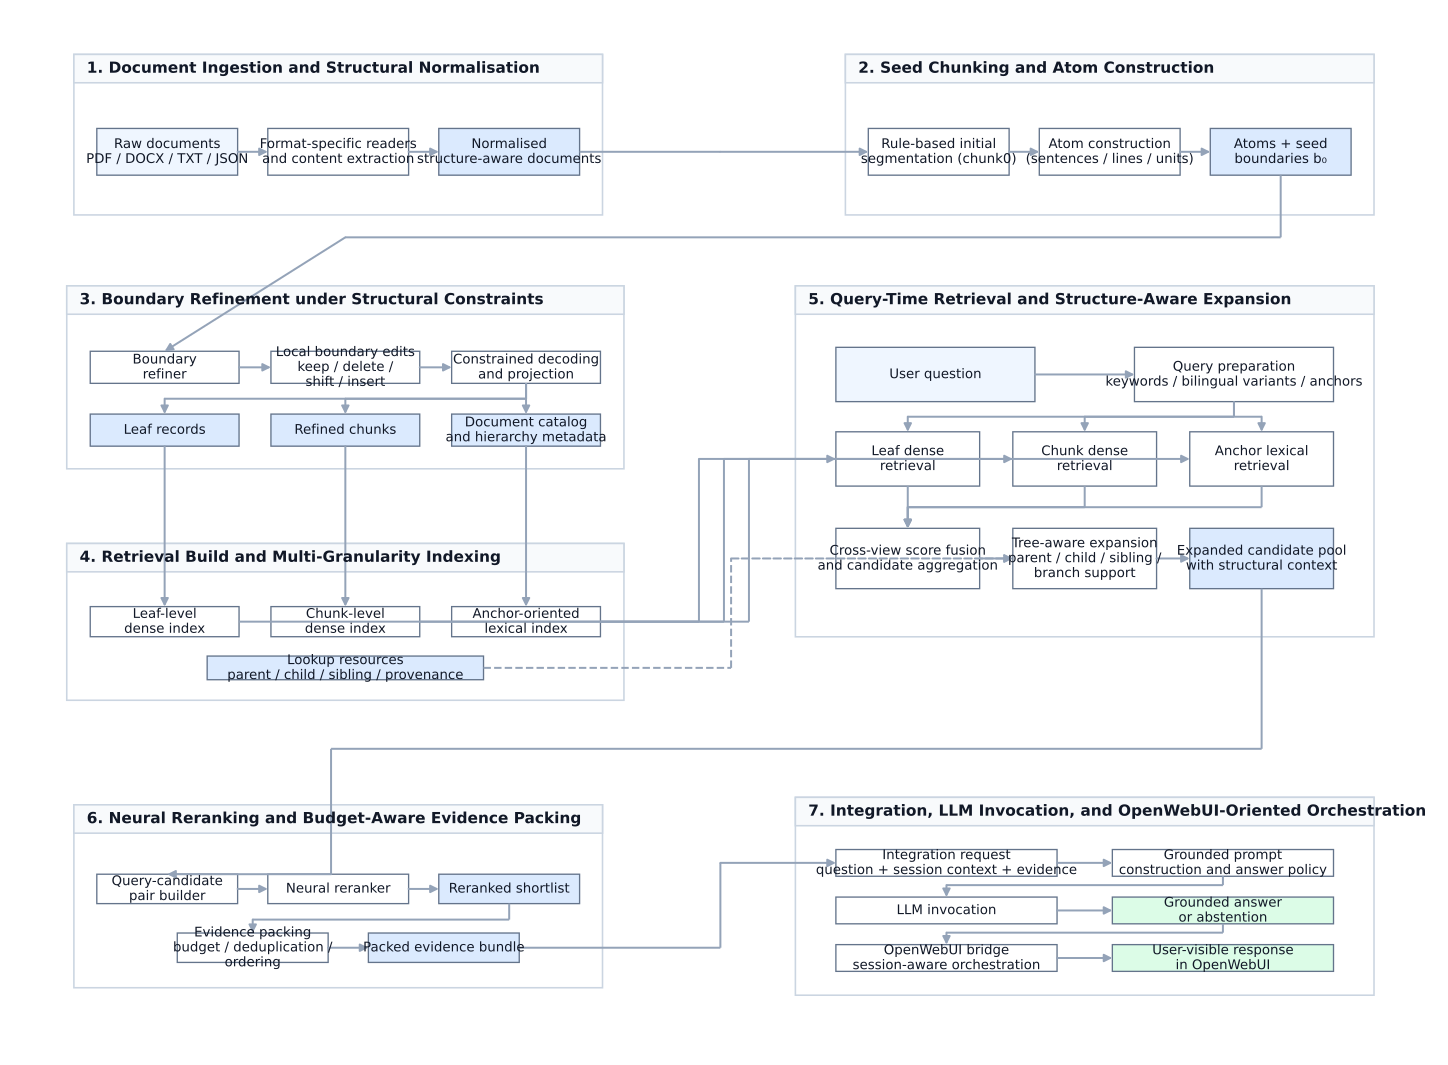

Python code for this plot:
import matplotlib.pyplot as plt
from matplotlib.patches import Rectangle, Polygon
import numpy as np

EDGE = "#94A3B8"
BORDER = "#CBD5E1"
TEXT = "#111827"
TITLE_BG = "#F8FAFC"
PROCESS_BG = "#FFFFFF"
ARTEFACT_BG = "#DBEAFE"
QUERY_BG = "#EFF6FF"
FINAL_BG = "#DCFCE7"

LW_BOX = 1.2
LW_EDGE = 1.35
TITLE_H = 0.38

fig, ax = plt.subplots(figsize=(16, 10.5))
ax.set_xlim(0, 20)
ax.set_ylim(0, 14)
ax.axis("off")

panels = {}
boxes = {}

def draw_panel(key, x, y, w, h, title):
    outer = Rectangle((x, y), w, h, linewidth=LW_BOX, edgecolor=BORDER, facecolor="white")
    band = Rectangle((x, y + h - TITLE_H), w, TITLE_H, linewidth=LW_BOX, edgecolor=BORDER, facecolor=TITLE_BG)
    ax.add_patch(outer)
    ax.add_patch(band)
    ax.text(x + 0.18, y + h - TITLE_H / 2, title, ha="left", va="center",
            fontsize=11.5, fontweight="bold", color=TEXT)
    panels[key] = {
        "x": x, "y": y, "w": w, "h": h,
        "cx": x + 0.22, "cy": y + 0.18,
        "cw": w - 0.44, "ch": h - TITLE_H - 0.32,
    }

def add_box(panel_key, box_key, rx, ry, rw, rh, label, fill, fontsize=9.4):
    p = panels[panel_key]
    x = p["cx"] + rx * p["cw"]
    y = p["cy"] + ry * p["ch"]
    w = rw * p["cw"]
    h = rh * p["ch"]
    rect = Rectangle((x, y), w, h, linewidth=1.0, edgecolor="#64748B", facecolor=fill)
    ax.add_patch(rect)
    ax.text(x + w/2, y + h/2, label, ha="center", va="center", fontsize=fontsize,
            color=TEXT, linespacing=1.02)
    boxes[f"{panel_key}.{box_key}"] = {"x": x, "y": y, "w": w, "h": h}


def edge_point(name, side, frac=0.5):
    b = boxes[name]
    if side == "n":
        return (b["x"] + frac * b["w"], b["y"] + b["h"])
    if side == "s":
        return (b["x"] + frac * b["w"], b["y"])
    if side == "e":
        return (b["x"] + b["w"], b["y"] + frac * b["h"])
    if side == "w":
        return (b["x"], b["y"] + frac * b["h"])
    raise ValueError(side)


def draw_polyline(points, color=EDGE, lw=LW_EDGE, dashed=False, head=True):
    ls = "--" if dashed else "-"
    pts = list(points)
    if len(pts) < 2:
        return

    if head:
        a = np.array(pts[-2], float)
        b = np.array(pts[-1], float)
        v = b - a
        L = np.hypot(v[0], v[1])
        if L == 0:
            return
        u = v / L
        head_len = 0.13
        head_w = 0.10
        pre = b - u * head_len
        pts2 = pts[:-1] + [tuple(pre)]
        for p, q in zip(pts2[:-1], pts2[1:]):
            ax.plot([p[0], q[0]], [p[1], q[1]], color=color, lw=lw, linestyle=ls, solid_capstyle="butt")
        perp = np.array([-u[1], u[0]])
        base1 = pre + perp * (head_w / 2)
        base2 = pre - perp * (head_w / 2)
        poly = Polygon([tuple(b), tuple(base1), tuple(base2)], closed=True, facecolor=color, edgecolor=color)
        ax.add_patch(poly)
    else:
        for p, q in zip(pts[:-1], pts[1:]):
            ax.plot([p[0], q[0]], [p[1], q[1]], color=color, lw=lw, linestyle=ls, solid_capstyle="butt")

# Panels
draw_panel("p1", 0.95, 11.20, 7.10, 2.10, "1. Document Ingestion and Structural Normalisation")
draw_panel("p2", 11.95, 11.20, 7.10, 2.10, "2. Seed Chunking and Atom Construction")
draw_panel("p3", 0.85, 7.85, 7.55, 2.55, "3. Boundary Refinement under Structural Constraints")
draw_panel("p4", 0.85, 4.90, 7.55, 2.10, "4. Retrieval Build and Multi-Granularity Indexing")
draw_panel("p5", 11.05, 5.45, 7.95, 4.95, "5. Query-Time Retrieval and Structure-Aware Expansion")
draw_panel("p6", 0.95, 0.90, 7.10, 2.55, "6. Neural Reranking and Budget-Aware Evidence Packing")
draw_panel("p7", 11.05, 0.90, 7.95, 2.55, "7. Integration, LLM Invocation, and OpenWebUI-Oriented Orchestration")

# Boxes
add_box("p1", "raw",     0.02, 0.22, 0.28, 0.44, "Raw documents\nPDF / DOCX / TXT / JSON", QUERY_BG, 9.3)
add_box("p1", "readers", 0.36, 0.22, 0.30, 0.44, "Format-specific readers\nand content extraction", PROCESS_BG, 9.0)
add_box("p1", "norm",    0.72, 0.22, 0.26, 0.44, "Normalised\nstructure-aware documents", ARTEFACT_BG, 9.2)

add_box("p2", "chunk0",  0.02, 0.22, 0.28, 0.44, "Rule-based initial\nsegmentation (chunk0)", PROCESS_BG, 9.0)
add_box("p2", "atomise", 0.36, 0.22, 0.30, 0.44, "Atom construction\n(sentences / lines / units)", PROCESS_BG, 9.0)
add_box("p2", "b0",      0.72, 0.22, 0.26, 0.44, "Atoms + seed\nboundaries b₀", ARTEFACT_BG, 9.2)

add_box("p3", "refiner", 0.02, 0.56, 0.28, 0.24, "Boundary\nrefiner", PROCESS_BG, 9.3)
add_box("p3", "edits",   0.35, 0.53, 0.31, 0.29, "Local boundary edits\nkeep / delete /\nshift / insert", PROCESS_BG, 8.8)
add_box("p3", "decode",  0.70, 0.56, 0.28, 0.24, "Constrained decoding\nand projection", PROCESS_BG, 9.0)
add_box("p3", "leaf",    0.02, 0.08, 0.28, 0.23, "Leaf records", ARTEFACT_BG, 9.3)
add_box("p3", "chunks",  0.35, 0.08, 0.28, 0.23, "Refined chunks", ARTEFACT_BG, 9.3)
add_box("p3", "catalog", 0.67, 0.08, 0.31, 0.23, "Document catalog\nand hierarchy metadata", ARTEFACT_BG, 8.5)

add_box("p4", "leaf_idx",   0.02, 0.50, 0.28, 0.26, "Leaf-level\ndense index", PROCESS_BG, 9.1)
add_box("p4", "chunk_idx",  0.35, 0.50, 0.28, 0.26, "Chunk-level\ndense index", PROCESS_BG, 9.1)
add_box("p4", "anchor_idx", 0.68, 0.50, 0.30, 0.26, "Anchor-oriented\nlexical index", PROCESS_BG, 9.0)
add_box("p4", "lookup",     0.22, 0.08, 0.56, 0.20, "Lookup resources\nparent / child / sibling / provenance", ARTEFACT_BG, 8.7)

add_box("p5", "query",      0.06, 0.77, 0.36, 0.17, "User question", QUERY_BG, 9.6)
add_box("p5", "prep",       0.58, 0.77, 0.36, 0.17, "Query preparation\nkeywords / bilingual variants / anchors", PROCESS_BG, 8.7)
add_box("p5", "leaf_ret",   0.06, 0.49, 0.24, 0.17, "Leaf dense\nretrieval", PROCESS_BG, 9.2)
add_box("p5", "chunk_ret",  0.38, 0.49, 0.24, 0.17, "Chunk dense\nretrieval", PROCESS_BG, 9.2)
add_box("p5", "anchor_ret", 0.70, 0.49, 0.24, 0.17, "Anchor lexical\nretrieval", PROCESS_BG, 9.2)
add_box("p5", "fusion",     0.06, 0.14, 0.24, 0.20, "Cross-view score fusion\nand candidate aggregation", PROCESS_BG, 8.7)
add_box("p5", "expand",     0.38, 0.14, 0.24, 0.20, "Tree-aware expansion\nparent / child / sibling /\nbranch support", PROCESS_BG, 8.4)
add_box("p5", "pool",       0.70, 0.14, 0.24, 0.20, "Expanded candidate pool\nwith structural context", ARTEFACT_BG, 8.7)

add_box("p6", "pairs",      0.03, 0.55, 0.27, 0.21, "Query-candidate\npair builder", PROCESS_BG, 9.0)
add_box("p6", "reranker",   0.36, 0.55, 0.27, 0.21, "Neural reranker", PROCESS_BG, 9.3)
add_box("p6", "shortlist",  0.69, 0.55, 0.27, 0.21, "Reranked shortlist", ARTEFACT_BG, 9.0)
add_box("p6", "packing",    0.17, 0.11, 0.30, 0.22, "Evidence packing\nbudget / deduplication /\nordering", PROCESS_BG, 8.6)
add_box("p6", "evidence",   0.56, 0.11, 0.29, 0.22, "Packed evidence bundle", ARTEFACT_BG, 8.8)

add_box("p7", "req",        0.05, 0.72, 0.40, 0.18, "Integration request\nquestion + session context + evidence", PROCESS_BG, 8.5)
add_box("p7", "prompt",     0.55, 0.72, 0.40, 0.18, "Grounded prompt\nconstruction and answer policy", PROCESS_BG, 8.6)
add_box("p7", "llm",        0.05, 0.42, 0.40, 0.18, "LLM invocation", PROCESS_BG, 9.3)
add_box("p7", "answer",     0.55, 0.42, 0.40, 0.18, "Grounded answer\nor abstention", FINAL_BG, 9.0)
add_box("p7", "bridge",     0.05, 0.12, 0.40, 0.18, "OpenWebUI bridge\nsession-aware orchestration", PROCESS_BG, 8.6)
add_box("p7", "ui",         0.55, 0.12, 0.40, 0.18, "User-visible response\nin OpenWebUI", FINAL_BG, 8.9)

# Internal arrows

def h(a,b):
    draw_polyline([edge_point(a,'e'), edge_point(b,'w')])

h('p1.raw','p1.readers')
h('p1.readers','p1.norm')
h('p2.chunk0','p2.atomise')
h('p2.atomise','p2.b0')
h('p3.refiner','p3.edits')
h('p3.edits','p3.decode')

# decode -> outputs with distinct lanes
s = edge_point('p3.decode','s',0.5)
lanes = [('p3.leaf',0.20,-0.16),('p3.chunks',0.50,-0.28),('p3.catalog',0.80,-0.16)]
for target, frac, drop in lanes:
    t = edge_point(target,'n',frac)
    ymid = s[1] + drop
    draw_polyline([s,(s[0],ymid),(t[0],ymid),t])

h('p5.query','p5.prep')

# prep -> retrievals, using separate vertical lanes above each target
for src_frac, target, lift in [(0.18,'p5.leaf_ret',0.18),(0.50,'p5.chunk_ret',0.30),(0.82,'p5.anchor_ret',0.18)]:
    s = edge_point('p5.prep','s',src_frac)
    t = edge_point(target,'n',0.5)
    y = t[1] + lift
    draw_polyline([s,(s[0],y),(t[0],y),t])

# retrieval -> fusion with three distinct entry points and no shared verticals
for src, src_frac, dst_frac, y in [
    ('p5.leaf_ret',0.20,0.20, edge_point('p5.fusion','n')[1]+0.18),
    ('p5.chunk_ret',0.50,0.50, edge_point('p5.fusion','n')[1]+0.32),
    ('p5.anchor_ret',0.80,0.80, edge_point('p5.fusion','n')[1]+0.46),
]:
    s = edge_point(src,'s',src_frac)
    t = edge_point('p5.fusion','n',dst_frac)
    draw_polyline([s,(s[0],y),(t[0],y),t])

h('p5.fusion','p5.expand')
h('p5.expand','p5.pool')
h('p6.pairs','p6.reranker')
h('p6.reranker','p6.shortlist')

s = edge_point('p6.shortlist','s',0.55)
t = edge_point('p6.packing','n',0.55)
draw_polyline([s,(s[0],t[1]+0.18),(t[0],t[1]+0.18),t])
h('p6.packing','p6.evidence')

h('p7.req','p7.prompt')
s = edge_point('p7.prompt','s',0.35)
t = edge_point('p7.llm','n',0.50)
draw_polyline([s,(s[0],t[1]+0.16),(t[0],t[1]+0.16),t])
h('p7.llm','p7.answer')
s = edge_point('p7.answer','s',0.65)
t = edge_point('p7.bridge','n',0.50)
draw_polyline([s,(s[0],t[1]+0.16),(t[0],t[1]+0.16),t])
h('p7.bridge','p7.ui')

# Cross-panel arrows
# 1 -> 2
s = edge_point('p1.norm','e',0.52); t = edge_point('p2.chunk0','w',0.52)
draw_polyline([s,(10.20,s[1]),(10.20,t[1]),t])

# 2 -> 3 routed around panels, not across titles
s = edge_point('p2.b0','s',0.50); t = edge_point('p3.refiner','n',0.20)
draw_polyline([s,(s[0],10.95),(1.15,10.95),(1.15,t[1]),t])

# 3 -> 4 straight vertical
for src, dst in [('p3.leaf','p4.leaf_idx'),('p3.chunks','p4.chunk_idx'),('p3.catalog','p4.anchor_idx')]:
    draw_polyline([edge_point(src,'s',0.50), edge_point(dst,'n',0.50)])

# 4 -> 5 on three separate horizontal channels in the whitespace gap
channels = [9.55, 9.90, 10.25]
for (src, dst), x in zip([('p4.leaf_idx','p5.leaf_ret'),('p4.chunk_idx','p5.chunk_ret'),('p4.anchor_idx','p5.anchor_ret')], channels):
    s = edge_point(src,'e',0.50)
    t = edge_point(dst,'w',0.50)
    draw_polyline([s,(x,s[1]),(x,t[1]),t])

# lookup -> expand on its own dashed lane below the three main retrieval channels
s = edge_point('p4.lookup','e',0.72); t = edge_point('p5.expand','w',0.50)
draw_polyline([s,(9.15,s[1]),(9.15,t[1]),t], dashed=True)

# 5 -> 6: route outside panels, then into p6 from above
s = edge_point('p5.pool','s',0.55); t = edge_point('p6.pairs','n',0.50)
draw_polyline([s,(s[0],4.08),(3.95,4.08),(3.95,t[1]),t])

# 6 -> 7 horizontal between same-row panels
s = edge_point('p6.evidence','e',0.50); t = edge_point('p7.req','w',0.50)
draw_polyline([s,(10.10,s[1]),(10.10,t[1]),t])

plt.tight_layout(pad=0.25)
plt.savefig('figure2_manual_v4.svg', bbox_inches='tight')
plt.savefig('figure2_manual_v4.png', bbox_inches='tight', dpi=180)
plt.savefig('figure2_manual_v4.pdf', bbox_inches='tight')
plt.close()
